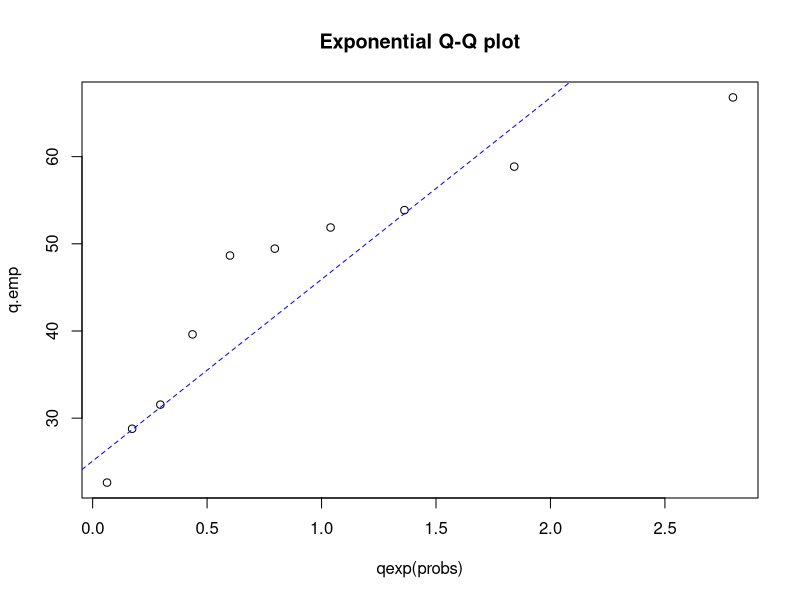

The R source for this figure:
## ---- chunk 1
temps = c(28.9, 15.2, 28.7, 72.5, 48.6, 52.4, 37.6, 49.5, 62.1, 54.5)
## ---- chunk 2
paste(temps, collapse=', ')
## ---- chunk 3
(temps <- sort(temps))
(probs <- ppoints(length(temps)))
(q.exp <- qexp(probs, rate = 1/mean(temps)))
(q.emp <- quantile(temps, p=probs))

plot(qexp(probs), q.emp, main="Exponential Q-Q plot")
qqline(temps, distribution=qexp,col="blue", lty=2)
